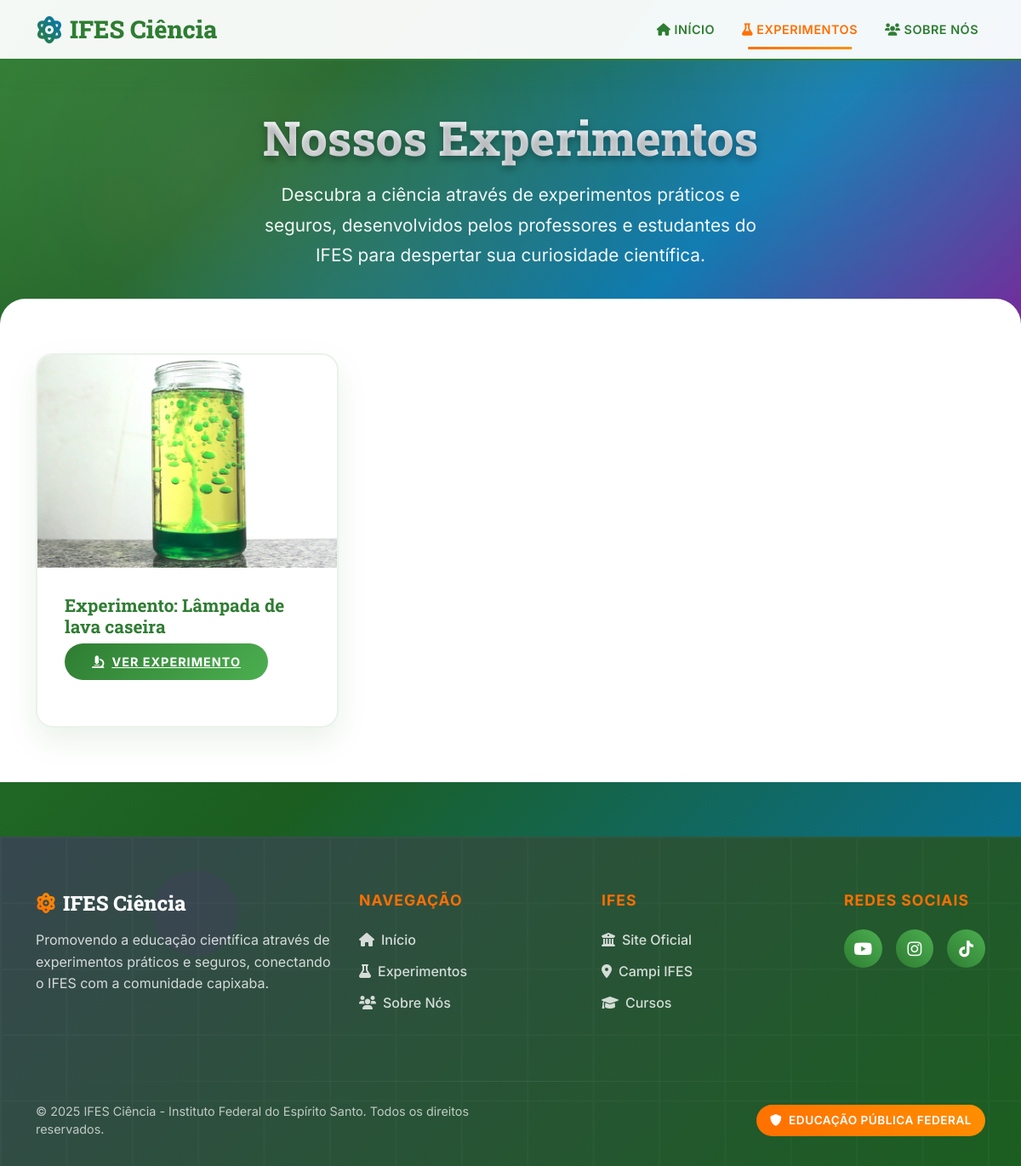
The app's page /cliente/experimentos with its own data.
### tables this page shows
CREATE TABLE experimento (
    id       INTEGER PRIMARY KEY AUTOINCREMENT,
    titulo               TEXT    NOT NULL,
    descricao            TEXT    NOT NULL,
    materiais            TEXT    NOT NULL,
    capa                 TEXT    NULL,
    video_explicativo    TEXT    NULL
);

### main.py (the view)
@app.get("/cliente/experimentos", response_class=HTMLResponse)
async def experimentos_cliente(request: Request):
    experimentos = experimento_repo.obter_todos_experimentos()
    return templates.TemplateResponse("/cliente/experimentos.html", {
        "request": request,
        "experimentos": experimentos,
        "flash_messages": get_flash_messages(request)
    })

### templates/cliente/experimentos.html (shortened to what this page needs)
<!DOCTYPE html>
<html lang="pt-br">
<head>
<link href="https://cdn.jsdelivr.net/npm/bootstrap@5.3.3/dist/css/bootstrap.min.css" rel="stylesheet">
<link href="https://cdnjs.cloudflare.com/ajax/libs/font-awesome/6.0.0/css/all.min.css" rel="stylesheet">
</head>
<body>
<div class="floating-elements">
  <div class="floating-element"></div>
  <div class="floating-element"></div>
</div>
<nav class="navbar navbar-expand-lg" id="mainNavbar">
  <div class="container">
    <a class="navbar-brand" href="/">
      <i class="fas fa-atom"></i>
      IFES Ciência
    </a>
    <div class="collapse navbar-collapse" id="navbarNav">
      <ul class="navbar-nav ms-auto">
        <li class="nav-item"><a class="nav-link" href="/"><i class="fas fa-home me-1"></i>Início</a></li>
        <li class="nav-item"><a class="nav-link active" href="/cliente/experimentos"><i class="fas fa-flask me-1"></i>Experimentos</a></li>
        <li class="nav-item"><a class="nav-link" href="/cliente/sobre_nos"><i class="fas fa-users me-1"></i>Sobre Nós</a></li>
      </ul>
    </div>
  </div>
</nav>
<section class="page-header">
  <div class="container">
    <h1 class="page-title">Nossos Experimentos</h1>
    <p class="page-subtitle">Descubra a ciência através de experimentos práticos e seguros, desenvolvidos pelos professores e estudantes do IFES para despertar sua curiosidade científica.</p>
  </div>
</section>
<div class="main-content">
  <div class="container">
    <div class="row row-cols-1 row-cols-md-2 row-cols-lg-3 g-4">
      {% for experimento in experimentos %}
        <div class="col">
          <div class="experiment-card">
            <img src="{{ experimento.capa }}" class="experiment-image" alt="{{ experimento.titulo }}">
            <div class="card-body">
              <h5 class="experiment-title">{{ experimento.titulo }}</h5>
              <a href="/cliente/experimentos/{{ experimento.id }}" class="btn-custom">
                <i class="fas fa-microscope me-2"></i>Ver Experimento
              </a>
            </div>
          </div>
        </div>
      {% endfor %}
    </div>
  </div>
</div>
<footer class="footer-section">
  <div class="container">
    <div class="row">
      <div class="col-md-4 mb-4">
        <div class="footer-brand">
          <h4><i class="fas fa-atom me-2"></i>IFES Ciência</h4>
          <p class="footer-description">
            Promovendo a educação científica através de experimentos práticos e seguros,
            conectando o IFES com a comunidade capixaba.
          </p>
        </div>
      </div>
      <div class="col-md-3 mb-4">
        <h5 class="footer-title">Navegação</h5>
        <ul class="footer-links">
          <li><a href="/"><i class="fas fa-home me-2"></i>Início</a></li>
          <li><a href="/cliente/experimentos"><i class="fas fa-flask me-2"></i>Experimentos</a></li>
          <li><a href="/cliente/sobre_nos"><i class="fas fa-users me-2"></i>Sobre Nós</a></li>
        </ul>
      </div>
      <div class="col-md-3 mb-4">
        <h5 class="footer-title">IFES</h5>
        <ul class="footer-links">
          <li><a href="https://ifes.edu.br" target="_blank"><i class="fas fa-university me-2"></i>Site Oficial</a></li>
          <li><a href="https://cachoeiro.ifes.edu.br/"><i class="fas fa-map-marker-alt me-2"></i>Campi IFES</a></li>
          <li><a href="https://cachoeiro.ifes.edu.br/cursos"><i class="fas fa-graduation-cap me-2"></i>Cursos</a></li>
        </ul>
      </div>
      <div class="col-md-2 mb-4">
        <h5 class="footer-title">Redes Sociais</h5>
        <div class="social-links">
          <a href="https://www.youtube.com/@IFESCi%C3%AAncia/featured" class="social-link"><i class="fab fa-youtube"></i></a>
          <a href="https://www.instagram.com/ifesciencia/" class="social-link"><i class="fab fa-instagram"></i></a>
          <a href="https://www.tiktok.com/@ifesciencia" class="social-link"><i class="fab fa-tiktok"></i></a>
        </div>
      </div>
    </div>
    <hr class="footer-divider">
    <div class="row align-items-center">
      <div class="col-md-6">
        <p class="copyright">
          © 2025 IFES Ciência - Instituto Federal do Espírito Santo.
          <br class="d-md-none">Todos os direitos reservados.
        </p>
      </div>
      <div class="col-md-6 text-md-end">
        <div class="footer-badge">
          <i class="fas fa-shield-alt me-2"></i>
          Educação Pública Federal
        </div>
      </div>
    </div>
  </div>
</footer>

### records on screen
experimento: capa (picture), titulo "Experimento: Lâmpada de lava caseira"
